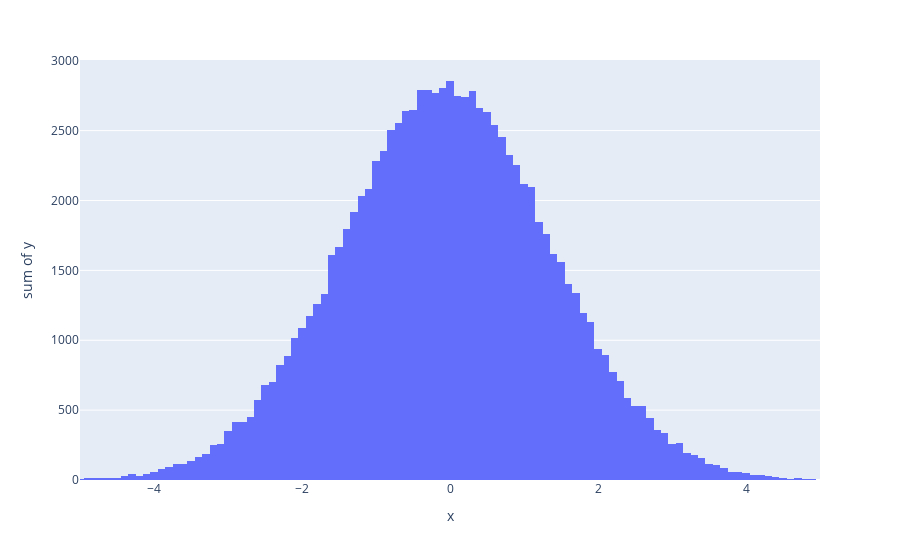

Write notebook code for a chart like this one.
### Code cell
PlotHistogram(er.histograms[3])

### Figure 1 — Plotly figure (JSON) as saved in the notebook; plotly's stock layout.template omitted (floating-point values rounded to 4 significant figures)
{"data": [{"alignmentgroup": "True", "bingroup": "x", "histfunc": "sum", "hovertemplate": "x=%{x}<br>sum of y=%{y}<extra></extra>", "legendgroup": "", "marker": {"color": "#636efa", "pattern": {"shape": ""}}, "name": "", "nbinsx": 100, "offsetgroup": "", "orientation": "v", "showlegend": false, "type": "histogram", "x": [-5, -4.9, -4.8, -4.7, -4.6, -4.5, -4.4, -4.3, -4.2, -4.1, -4, -3.9, -3.8, -3.7, -3.6, -3.5, -3.4, -3.3, -3.2, -3.1, -3, -2.9, -2.8, -2.7, -2.6, -2.5, -2.4, -2.3, -2.2, -2.1, -2, -1.9, -1.8, -1.7, -1.6, -1.5, -1.4, -1.3, -1.2, -1.1, -1, -0.9, -0.8, -0.7, -0.6, -0.5, -0.4, -0.3, -0.2, -0.1, 0, 0.1, 0.2, 0.3, 0.4, 0.5, 0.6, 0.7, 0.8, 0.9, 1, 1.1, 1.2, 1.3, 1.4, 1.5, 1.6, 1.7, 1.8, 1.9, 2, 2.1, 2.2, 2.3, 2.4, 2.5, 2.6, 2.7, 2.8, 2.9, 3, 3.1, 3.2, 3.3, 3.4, 3.5, 3.6, 3.7, 3.8, 3.9, 4, 4.1, 4.2, 4.3, 4.4, 4.5, 4.6, 4.7, 4.8, 4.9], "xaxis": "x", "y": [5, 14, 13, 13, 14, 14, 31, 40, 31, 44, 59, 80, 90, 113, 112, 136, 165, 186, 250, 257, 348, 416, 418, 448, 571, 681, 703, 820, 890, 1013, 1089, 1177, 1262, 1332, 1611, 1664, 1794, 1918, 2032, 2084, 2280, 2357, 2506, 2558, 2640, 2648, 2790, 2791, 2768, 2802, 2855, 2750, 2737, 2783, 2661, 2634, 2542, 2457, 2327, 2257, 2118, 2095, 1848, 1757, 1620, 1562, 1402, 1340, 1196, 1133, 937, 897, 774, 709, 590, 533, 531, 441, 359, 335, 260, 266, 195, 179, 160, 116, 106, 83, 56, 57, 52, 36, 34, 27, 25, 15, 10, 15, 10, 4], "yaxis": "y"}], "layout": {"barmode": "relative", "legend": {"tracegroupgap": 0}, "margin": {"t": 60}, "xaxis": {"anchor": "y", "domain": [0, 1], "range": [-5, 5], "title": {"text": "x"}}, "yaxis": {"anchor": "x", "domain": [0, 1], "title": {"text": "sum of y"}}}}
